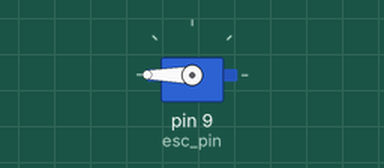
Simulated run of this sketch. Board: Arduino Uno, built with avr-gcc and run on an emulated ATmega328P. Parts: servo.

Above: at 2.1 s.
At 8.1 s:
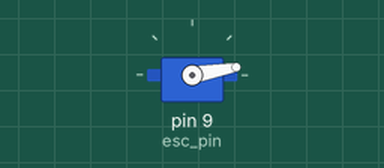
Timing chart, 0 to 9.6 s (numbered marks = the images above):
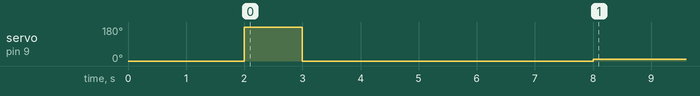

The sketch:

ESC_Calibration.in.ino
```cpp
//these values copied from the BlHeli configuration
#define ESC_MIN_THROTTLE 1080      //PPM Min Throttle
#define ESC_MAX_THROTTLE 1852      //PPM Max Throttle
#define ESC_REVERSE_THROTTLE 1488  //PPM Center Throttle

#define ESC_ARM_SIGNAL 1080  //ESC Arming Signal
#define ESC_ARM_TIME 2000    //ESC Arming Time (hold 2 seconds to arm the ESC) - Safety

#define ESC1_PIN 9  //ESC PWM Pin

#define ESC_DEADZONE_RANGE 100
#define ESC_FLUTTER_RANGE 10

// ESC control pin
#define POTENTIOMETER_PIN A0  // Analog input pin for potentiometer

#include <Servo.h>

#define esc_pin 9
//#define poten PA2

int value;

int map_val;
Servo esc;

void InitESC() {
  esc.writeMicroseconds(ESC_ARM_SIGNAL);
  unsigned long now = millis();
  while (millis() < now + ESC_ARM_TIME) {
    // wait for ESC to arm
  }
}

void setup() {
  Serial.begin(115200);
  esc.attach(esc_pin, 1080, 1852);  //(PWM pin, min PWM pulse, max PWM pulse), calibration start at PWM min 1000,
  InitESC();
  //pinMode(esc_pin, OUTPUT);
  //pinMode(poten, INPUT);
  //pinMode(esc_pin, OUTPUT);
  /*


  */
  esc.write(180);
  delay(1000);
  esc.write(0);
  delay(5000);
  esc.write(10);
}

void loop() {

  //analogWrite(esc_pin, 255);
}
```

Measured:
- by itself, servo on pin 9 (esc_pin): 0° → 180° at 2.0 s, → 0° 1.0 s later, → 10° 5.0 s later
